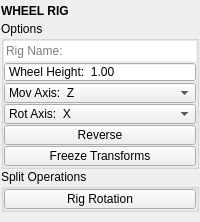
<?xml version="1.0" encoding="UTF-8"?>
<ui version="4.0">
 <class>QtUi</class>
 <widget class="QMainWindow" name="QtUi">
  <property name="geometry">
   <rect>
    <x>0</x>
    <y>0</y>
    <width>200</width>
    <height>222</height>
   </rect>
  </property>
  <property name="tabShape">
   <enum>QTabWidget::Triangular</enum>
  </property>
  <property name="dockNestingEnabled">
   <bool>true</bool>
  </property>
  <property name="dockOptions">
   <set>QMainWindow::AllowNestedDocks|QMainWindow::AllowTabbedDocks|QMainWindow::AnimatedDocks|QMainWindow::ForceTabbedDocks</set>
  </property>
  <property name="bnabled" stdset="0">
   <bool>true</bool>
  </property>
  <widget class="QWidget" name="central_widget">
   <property name="minimumSize">
    <size>
     <width>200</width>
     <height>0</height>
    </size>
   </property>
   <layout class="QVBoxLayout" name="verticalLayout_2">
    <property name="leftMargin">
     <number>1</number>
    </property>
    <property name="topMargin">
     <number>1</number>
    </property>
    <property name="rightMargin">
     <number>1</number>
    </property>
    <property name="bottomMargin">
     <number>1</number>
    </property>
    <item>
     <layout class="QVBoxLayout" name="verticalLayout">
      <property name="spacing">
       <number>0</number>
      </property>
      <item>
       <widget class="Header" name="header">
        <property name="minimumSize">
         <size>
          <width>0</width>
          <height>20</height>
         </size>
        </property>
        <property name="maximumSize">
         <size>
          <width>16777215</width>
          <height>20</height>
         </size>
        </property>
        <property name="font">
         <font>
          <weight>75</weight>
          <bold>true</bold>
         </font>
        </property>
        <property name="text">
         <string>WHEEL RIG</string>
        </property>
       </widget>
      </item>
      <item>
       <widget class="QGroupBox" name="groupBox_0">
        <property name="title">
         <string>Options</string>
        </property>
        <layout class="QVBoxLayout" name="verticalLayout_3">
         <property name="spacing">
          <number>1</number>
         </property>
         <property name="leftMargin">
          <number>0</number>
         </property>
         <property name="topMargin">
          <number>0</number>
         </property>
         <property name="rightMargin">
          <number>0</number>
         </property>
         <property name="bottomMargin">
          <number>0</number>
         </property>
         <item>
          <widget class="LineEdit" name="txt000">
           <property name="minimumSize">
            <size>
             <width>0</width>
             <height>20</height>
            </size>
           </property>
           <property name="maximumSize">
            <size>
             <width>16777215</width>
             <height>20</height>
            </size>
           </property>
           <property name="toolTip">
            <string>If no name is given, the mesh object's name will be used.</string>
           </property>
           <property name="frame">
            <bool>false</bool>
           </property>
           <property name="placeholderText">
            <string>Rig Name:</string>
           </property>
          </widget>
         </item>
         <item>
          <widget class="DoubleSpinBox" name="s000">
           <property name="minimumSize">
            <size>
             <width>0</width>
             <height>20</height>
            </size>
           </property>
           <property name="maximumSize">
            <size>
             <width>16777215</width>
             <height>20</height>
            </size>
           </property>
           <property name="toolTip">
            <string>Give the height of the wheel (used to calculate rotation, etc)</string>
           </property>
           <property name="buttonSymbols">
            <enum>QAbstractSpinBox::NoButtons</enum>
           </property>
           <property name="prefix">
            <string>Wheel Height:  </string>
           </property>
           <property name="maximum">
            <double>99999.000000000000000</double>
           </property>
           <property name="value">
            <double>1.000000000000000</double>
           </property>
          </widget>
         </item>
         <item>
          <widget class="ComboBox" name="cmb000">
           <property name="minimumSize">
            <size>
             <width>0</width>
             <height>20</height>
            </size>
           </property>
           <property name="maximumSize">
            <size>
             <width>16777215</width>
             <height>20</height>
            </size>
           </property>
           <property name="toolTip">
            <string>Axis of control movement</string>
           </property>
           <property name="currentIndex">
            <number>2</number>
           </property>
           <property name="maxVisibleItems">
            <number>40</number>
           </property>
           <property name="maxCount">
            <number>500</number>
           </property>
           <property name="sizeAdjustPolicy">
            <enum>QComboBox::AdjustToContents</enum>
           </property>
           <property name="frame">
            <bool>true</bool>
           </property>
           <item>
            <property name="text">
             <string>Mov Axis:  X</string>
            </property>
           </item>
           <item>
            <property name="text">
             <string>Mov Axis:  Y</string>
            </property>
           </item>
           <item>
            <property name="text">
             <string>Mov Axis:  Z</string>
            </property>
           </item>
          </widget>
         </item>
         <item>
          <widget class="ComboBox" name="cmb001">
           <property name="minimumSize">
            <size>
             <width>0</width>
             <height>20</height>
            </size>
           </property>
           <property name="maximumSize">
            <size>
             <width>16777215</width>
             <height>20</height>
            </size>
           </property>
           <property name="toolTip">
            <string>Axis of wheel rotation</string>
           </property>
           <property name="currentIndex">
            <number>0</number>
           </property>
           <property name="maxVisibleItems">
            <number>40</number>
           </property>
           <property name="maxCount">
            <number>500</number>
           </property>
           <property name="sizeAdjustPolicy">
            <enum>QComboBox::AdjustToContents</enum>
           </property>
           <property name="frame">
            <bool>true</bool>
           </property>
           <item>
            <property name="text">
             <string>Rot Axis:  X</string>
            </property>
           </item>
           <item>
            <property name="text">
             <string>Rot Axis:  Y</string>
            </property>
           </item>
           <item>
            <property name="text">
             <string>Rot Axis:  Z</string>
            </property>
           </item>
          </widget>
         </item>
         <item>
          <widget class="QPushButton" name="chk000">
           <property name="enabled">
            <bool>true</bool>
           </property>
           <property name="minimumSize">
            <size>
             <width>0</width>
             <height>20</height>
            </size>
           </property>
           <property name="maximumSize">
            <size>
             <width>999</width>
             <height>20</height>
            </size>
           </property>
           <property name="toolTip">
            <string>Reverse the wheel rotation.</string>
           </property>
           <property name="layoutDirection">
            <enum>Qt::LeftToRight</enum>
           </property>
           <property name="text">
            <string>Reverse</string>
           </property>
           <property name="checkable">
            <bool>true</bool>
           </property>
          </widget>
         </item>
         <item>
          <widget class="QPushButton" name="chk010">
           <property name="enabled">
            <bool>true</bool>
           </property>
           <property name="minimumSize">
            <size>
             <width>0</width>
             <height>20</height>
            </size>
           </property>
           <property name="maximumSize">
            <size>
             <width>999</width>
             <height>20</height>
            </size>
           </property>
           <property name="toolTip">
            <string>Freeze transform values on the control and wheel(s).</string>
           </property>
           <property name="layoutDirection">
            <enum>Qt::LeftToRight</enum>
           </property>
           <property name="text">
            <string>Freeze Transforms</string>
           </property>
           <property name="checkable">
            <bool>true</bool>
           </property>
          </widget>
         </item>
        </layout>
       </widget>
      </item>
      <item>
       <widget class="QGroupBox" name="groupBox_1">
        <property name="title">
         <string>Split Operations</string>
        </property>
        <layout class="QGridLayout" name="gridLayout">
         <property name="leftMargin">
          <number>0</number>
         </property>
         <property name="topMargin">
          <number>0</number>
         </property>
         <property name="rightMargin">
          <number>0</number>
         </property>
         <property name="bottomMargin">
          <number>0</number>
         </property>
         <property name="spacing">
          <number>1</number>
         </property>
         <item row="0" column="0">
          <widget class="PushButton" name="b000">
           <property name="enabled">
            <bool>true</bool>
           </property>
           <property name="minimumSize">
            <size>
             <width>0</width>
             <height>20</height>
            </size>
           </property>
           <property name="maximumSize">
            <size>
             <width>999</width>
             <height>20</height>
            </size>
           </property>
           <property name="toolTip">
            <string>&lt;html&gt;&lt;head/&gt;&lt;body&gt;&lt;p&gt;Select a control object, and then the wheel(s).&lt;/p&gt;&lt;p&gt;Transforms should be set correctly, or frozen before the operation.&lt;/p&gt;&lt;/body&gt;&lt;/html&gt;</string>
           </property>
           <property name="layoutDirection">
            <enum>Qt::RightToLeft</enum>
           </property>
           <property name="text">
            <string>Rig Rotation</string>
           </property>
           <property name="autoDefault">
            <bool>false</bool>
           </property>
           <property name="default">
            <bool>false</bool>
           </property>
           <property name="flat">
            <bool>false</bool>
           </property>
           <property name="bnabled" stdset="0">
            <bool>true</bool>
           </property>
          </widget>
         </item>
        </layout>
       </widget>
      </item>
      <item>
       <spacer name="verticalSpacer">
        <property name="orientation">
         <enum>Qt::Vertical</enum>
        </property>
        <property name="sizeHint" stdset="0">
         <size>
          <width>0</width>
          <height>10</height>
         </size>
        </property>
       </spacer>
      </item>
     </layout>
    </item>
   </layout>
  </widget>
 </widget>
 <customwidgets>
  <customwidget>
   <class>Header</class>
   <extends>QLabel</extends>
   <header>uitk.widgets.header.Header.h</header>
  </customwidget>
  <customwidget>
   <class>LineEdit</class>
   <extends>QLineEdit</extends>
   <header>widgets.lineedit.h</header>
  </customwidget>
  <customwidget>
   <class>ComboBox</class>
   <extends>QComboBox</extends>
   <header>uitk.widgets.comboBox.ComboBox.h</header>
  </customwidget>
  <customwidget>
   <class>PushButton</class>
   <extends>QPushButton</extends>
   <header>widgets.pushbutton.h</header>
  </customwidget>
  <customwidget>
   <class>DoubleSpinBox</class>
   <extends>QDoubleSpinBox</extends>
   <header>widgets.doublespinbox.h</header>
  </customwidget>
 </customwidgets>
 <resources/>
 <connections/>
 <designerdata>
  <property name="gridDeltaX">
   <number>5</number>
  </property>
  <property name="gridDeltaY">
   <number>5</number>
  </property>
  <property name="gridSnapX">
   <bool>true</bool>
  </property>
  <property name="gridSnapY">
   <bool>true</bool>
  </property>
  <property name="gridVisible">
   <bool>true</bool>
  </property>
 </designerdata>
</ui>
